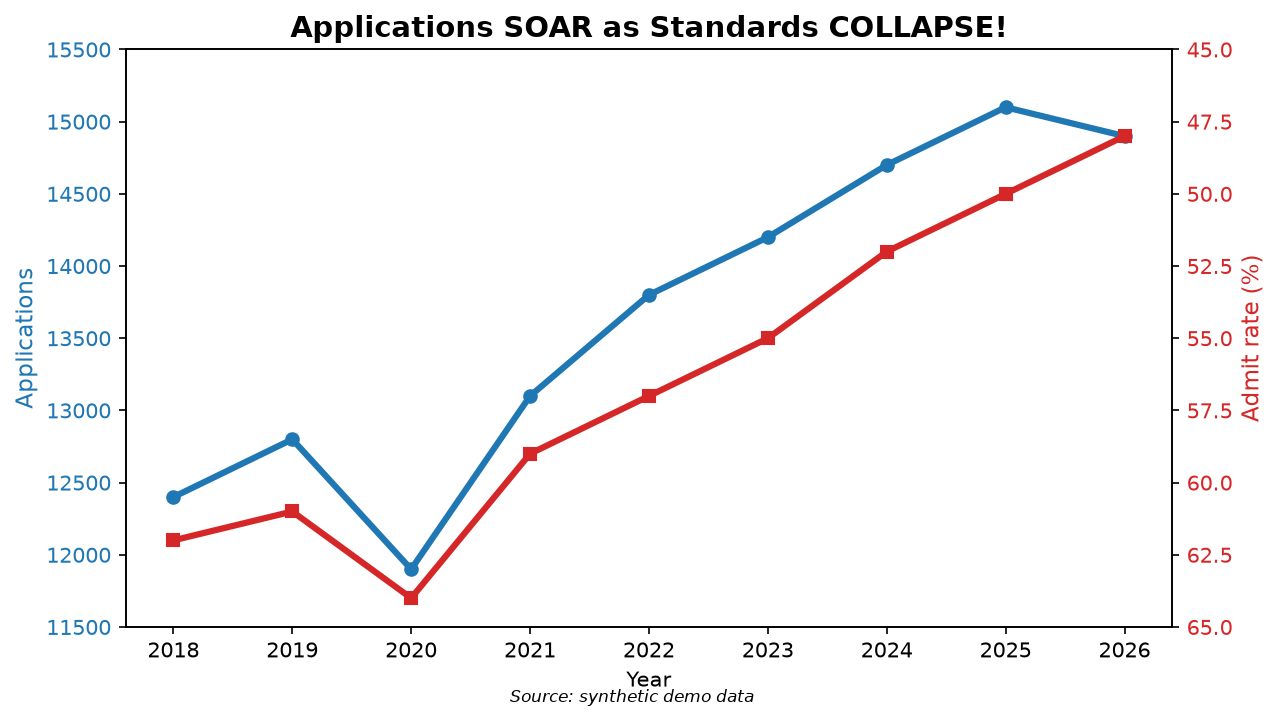

Write Python code to recreate this figure.
"""DELIBERATELY BAD: dual axes with an inverted scale.

Applications (left axis) and admit rate (right axis) are plotted together,
but the right axis is INVERTED (65 at the bottom, 45 at the top), so the two
lines cross dramatically and look causally linked — "applications soar as
standards collapse!" In reality the axes were chosen to manufacture the
crossing. See teaching-note.md and fixed.py.
All data is synthetic, invented for teaching.
"""
import matplotlib
matplotlib.use("Agg")  # headless-safe
import matplotlib.pyplot as plt
import os

HERE = os.path.dirname(os.path.abspath(__file__))

years = list(range(2018, 2027))
applications = [12400, 12800, 11900, 13100, 13800, 14200, 14700, 15100, 14900]
admit_rate = [62, 61, 64, 59, 57, 55, 52, 50, 48]  # synthetic demo data

fig, ax1 = plt.subplots(figsize=(9, 5))
ax1.plot(years, applications, color="tab:blue", marker="o", linewidth=3,
         label="Applications")
ax1.set_ylabel("Applications", color="tab:blue", fontsize=11)
ax1.set_ylim(11500, 15500)
ax1.tick_params(axis="y", labelcolor="tab:blue")

ax2 = ax1.twinx()
ax2.plot(years, admit_rate, color="tab:red", marker="s", linewidth=3,
         label="Admit rate")
ax2.set_ylabel("Admit rate (%)", color="tab:red", fontsize=11)
ax2.set_ylim(65, 45)  # <-- THE SIN: inverted second axis
ax2.tick_params(axis="y", labelcolor="tab:red")

ax1.set_xlabel("Year")
ax1.set_title("Applications SOAR as Standards COLLAPSE!",
              fontsize=14, fontweight="bold")
fig.text(0.5, 0.01, "Source: synthetic demo data", ha="center",
         fontsize=8, style="italic")
fig.savefig(os.path.join(HERE, "bad.png"), dpi=150, bbox_inches="tight")
print("saved", os.path.join(HERE, "bad.png"))
